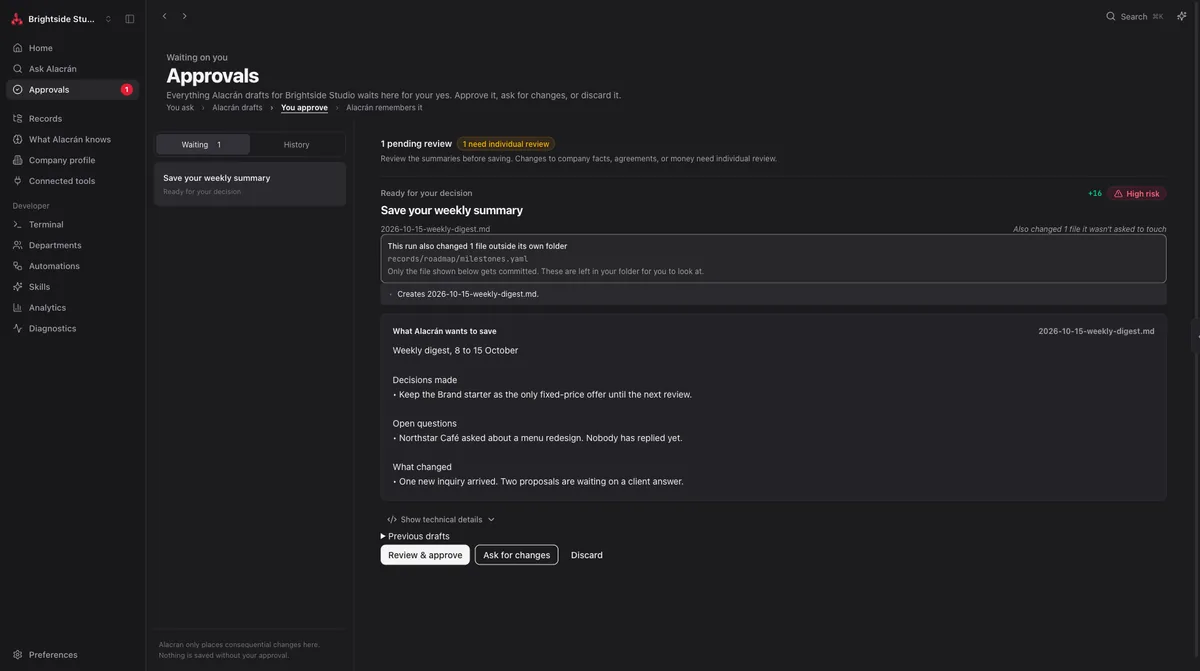
#> input picture landing/screens/approvals-1200.webp, 1200 x 671 px, given in place of logo.png, which was not available
$ python build-og.py
#> lines starting #> are read from the running program, lines starting #| are printed output that depends on the picture; pictures that were not available may be replaced by others from this repository, and a replacement may not be noted
#!/usr/bin/env python3
"""Draw og.png, the 1200x630 card link previews show (Slack, iMessage, X, LinkedIn).

Rerun after changing the headline, the palette or the Home screenshot. Needs
Pillow and fontTools. The site's own font is read from fonts/ (woff2 is
unpacked to a temp dir for Pillow). Colours match v6.css.
"""
import pathlib
import tempfile

from fontTools.ttLib import TTFont
from PIL import Image, ImageDraw, ImageFilter, ImageFont

HERE = pathlib.Path(__file__).parent
W, H = 1200, 630
BG, SHEET, INK, INK2, RULE, RED = (244, 242, 238), (255, 255, 255), (23, 24, 28), (74, 76, 85), (227, 223, 215), (214, 32, 47)
HEADLINE = ["Your business,", "organized. Your", "AI, put to work."]
TMP = pathlib.Path(tempfile.mkdtemp())


def ttf(name: str) -> str:
    out = TMP / f"{name}.ttf"
    f = TTFont(HERE / "fonts" / f"{name}.woff2")
    f.flavor = None
    f.save(out)
    return str(out)


def onest(size: int, weight: int) -> ImageFont.FreeTypeFont:
    f = ImageFont.truetype(ttf("onest"), size)
    f.set_variation_by_axes([weight])
    return f


card = Image.new("RGB", (W, H), BG)
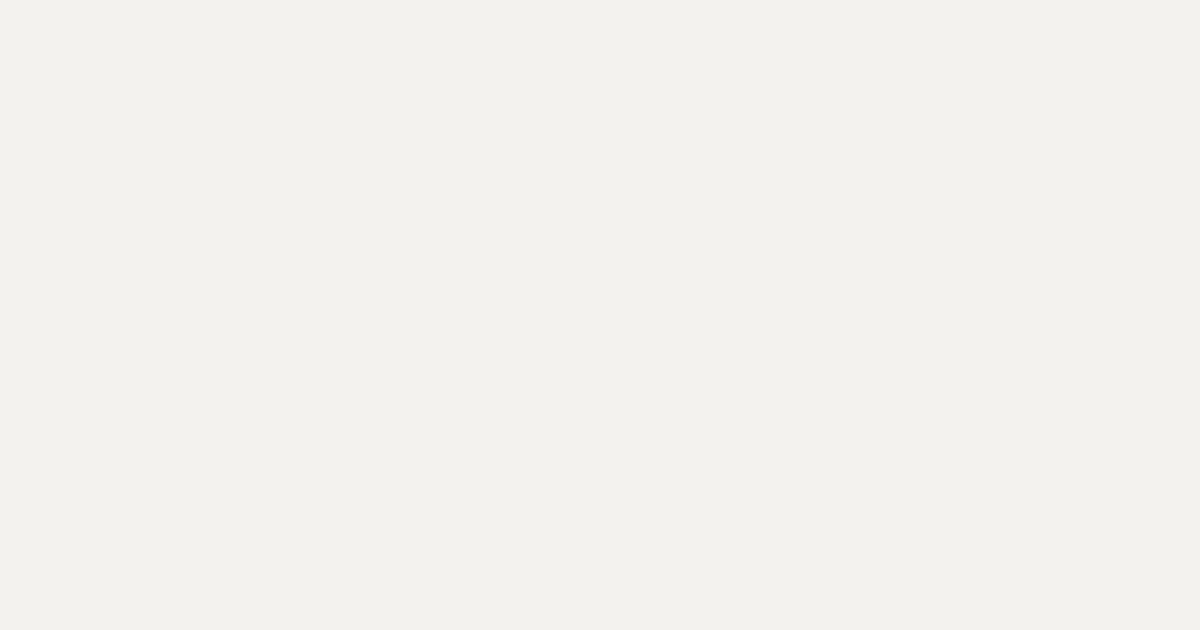
#> card: PIL image 1200x630 RGB; mean R, G, B 244, 242, 238
d = ImageDraw.Draw(card)

# The desktop app's scorpion and wordmark, top left.
logo = Image.open(HERE / "logo.png").convert("RGBA")
logo = logo.resize((54, round(54 * logo.height / logo.width)), Image.LANCZOS)
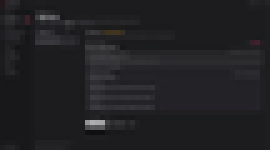
#> logo: PIL image 54x30 RGBA (shown 5 times larger); mean R, G, B, A 33, 32.6, 35.3, 255
card.paste(logo, (72, 62), logo)
d.text((142, 70), "Alacrán", font=onest(36, 600), fill=INK)
#> (the run stopped early here; a loop or call above may not have finished)

$ run again, on landing/screens/approvals-detail.webp
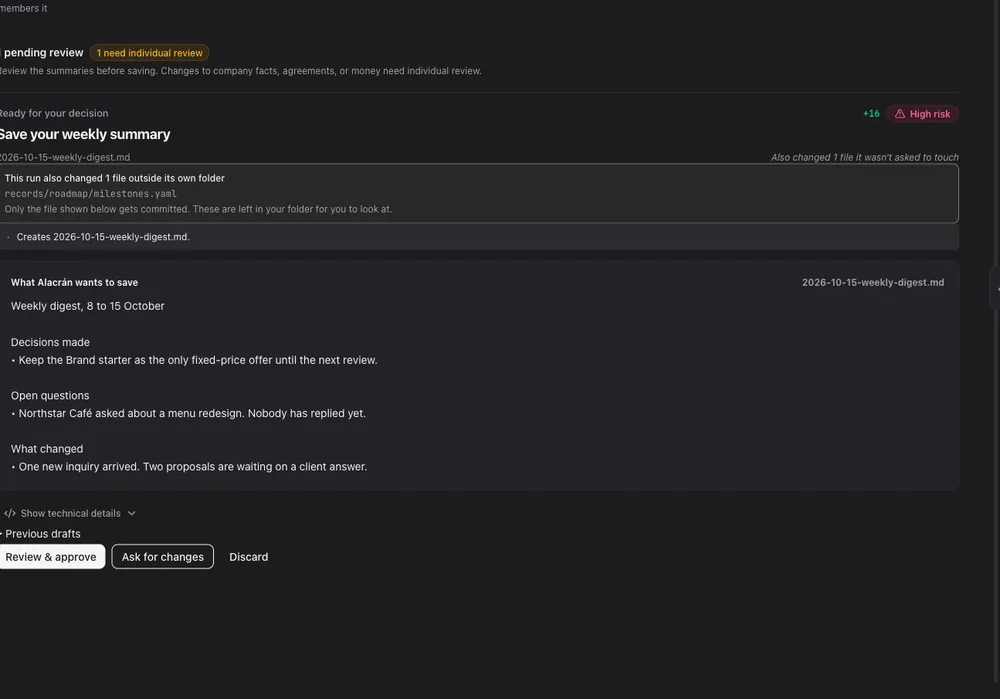
#> input picture landing/screens/approvals-detail.webp, 1000 x 699 px, given in place of logo.png, which was not available
#> `logo = logo.resize((54, round(54 * logo.height / logo.width)), Image.L..`:
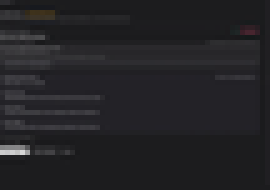
#> logo: PIL image 54x38 RGBA (shown 5 times larger); mean R, G, B, A 35.4, 34.8, 37.9, 255
